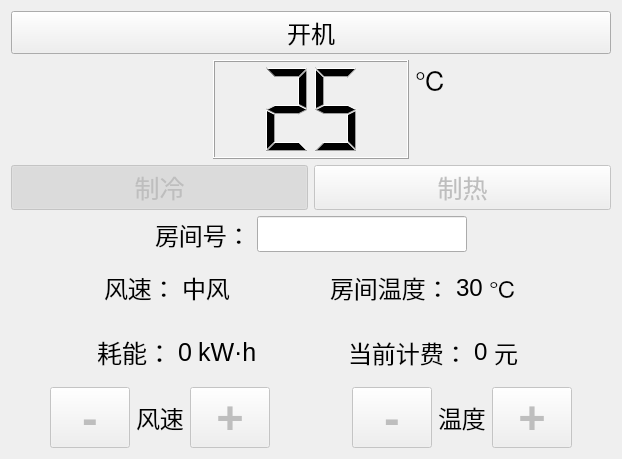
<?xml version="1.0" encoding="UTF-8"?>
<ui version="4.0">
 <class>Form</class>
 <widget class="QWidget" name="Form">
  <property name="geometry">
   <rect>
    <x>0</x>
    <y>0</y>
    <width>622</width>
    <height>459</height>
   </rect>
  </property>
  <property name="windowTitle">
   <string>从控机</string>
  </property>
  <layout class="QVBoxLayout" name="verticalLayout">
   <item>
    <layout class="QHBoxLayout" name="horizontalLayout_12">
     <property name="spacing">
      <number>6</number>
     </property>
     <property name="leftMargin">
      <number>0</number>
     </property>
     <property name="topMargin">
      <number>0</number>
     </property>
     <item>
      <widget class="QPushButton" name="btClose">
       <property name="baseSize">
        <size>
         <width>0</width>
         <height>0</height>
        </size>
       </property>
       <property name="font">
        <font>
         <pointsize>18</pointsize>
        </font>
       </property>
       <property name="text">
        <string>开机</string>
       </property>
      </widget>
     </item>
    </layout>
   </item>
   <item>
    <layout class="QGridLayout" name="gridLayout">
     <item row="0" column="2">
      <widget class="QLabel" name="label">
       <property name="font">
        <font>
         <pointsize>20</pointsize>
        </font>
       </property>
       <property name="text">
        <string>℃</string>
       </property>
      </widget>
     </item>
     <item row="0" column="1" rowspan="5">
      <widget class="QLCDNumber" name="lcd_setTemp">
       <property name="font">
        <font>
         <underline>false</underline>
        </font>
       </property>
       <property name="frameShape">
        <enum>QFrame::Box</enum>
       </property>
       <property name="frameShadow">
        <enum>QFrame::Raised</enum>
       </property>
       <property name="lineWidth">
        <number>1</number>
       </property>
       <property name="midLineWidth">
        <number>0</number>
       </property>
       <property name="smallDecimalPoint">
        <bool>false</bool>
       </property>
       <property name="digitCount">
        <number>2</number>
       </property>
       <property name="mode">
        <enum>QLCDNumber::Dec</enum>
       </property>
       <property name="segmentStyle">
        <enum>QLCDNumber::Filled</enum>
       </property>
       <property name="value" stdset="0">
        <double>25.000000000000000</double>
       </property>
       <property name="intValue" stdset="0">
        <number>25</number>
       </property>
      </widget>
     </item>
     <item row="1" column="2" rowspan="2">
      <widget class="QLabel" name="label_8">
       <property name="text">
        <string/>
       </property>
      </widget>
     </item>
     <item row="0" column="0" rowspan="3">
      <widget class="QLabel" name="label_18">
       <property name="text">
        <string/>
       </property>
      </widget>
     </item>
     <item row="3" column="0">
      <widget class="QLabel" name="label_10">
       <property name="text">
        <string/>
       </property>
      </widget>
     </item>
     <item row="4" column="0">
      <widget class="QLabel" name="label_12">
       <property name="text">
        <string/>
       </property>
      </widget>
     </item>
    </layout>
   </item>
   <item>
    <layout class="QHBoxLayout" name="horizontalLayout_8">
     <item>
      <widget class="QPushButton" name="btCold">
       <property name="enabled">
        <bool>false</bool>
       </property>
       <property name="font">
        <font>
         <pointsize>19</pointsize>
        </font>
       </property>
       <property name="text">
        <string>制冷</string>
       </property>
       <property name="checkable">
        <bool>true</bool>
       </property>
       <property name="checked">
        <bool>true</bool>
       </property>
       <property name="autoExclusive">
        <bool>true</bool>
       </property>
      </widget>
     </item>
     <item>
      <widget class="QPushButton" name="btWarm">
       <property name="enabled">
        <bool>false</bool>
       </property>
       <property name="font">
        <font>
         <pointsize>19</pointsize>
        </font>
       </property>
       <property name="text">
        <string>制热</string>
       </property>
       <property name="checkable">
        <bool>true</bool>
       </property>
       <property name="autoExclusive">
        <bool>true</bool>
       </property>
      </widget>
     </item>
    </layout>
   </item>
   <item>
    <layout class="QHBoxLayout" name="horizontalLayout_3">
     <item>
      <spacer name="horizontalSpacer_5">
       <property name="orientation">
        <enum>Qt::Horizontal</enum>
       </property>
       <property name="sizeHint" stdset="0">
        <size>
         <width>40</width>
         <height>20</height>
        </size>
       </property>
      </spacer>
     </item>
     <item>
      <widget class="QLabel" name="label_9">
       <property name="font">
        <font>
         <pointsize>18</pointsize>
        </font>
       </property>
       <property name="text">
        <string>房间号：</string>
       </property>
      </widget>
     </item>
     <item>
      <widget class="QLineEdit" name="leRoomId">
       <property name="font">
        <font>
         <pointsize>18</pointsize>
        </font>
       </property>
      </widget>
     </item>
     <item>
      <spacer name="horizontalSpacer_11">
       <property name="orientation">
        <enum>Qt::Horizontal</enum>
       </property>
       <property name="sizeHint" stdset="0">
        <size>
         <width>40</width>
         <height>20</height>
        </size>
       </property>
      </spacer>
     </item>
    </layout>
   </item>
   <item>
    <layout class="QHBoxLayout" name="horizontalLayout_9">
     <property name="spacing">
      <number>6</number>
     </property>
     <item>
      <spacer name="horizontalSpacer_4">
       <property name="orientation">
        <enum>Qt::Horizontal</enum>
       </property>
       <property name="sizeHint" stdset="0">
        <size>
         <width>40</width>
         <height>20</height>
        </size>
       </property>
      </spacer>
     </item>
     <item>
      <layout class="QHBoxLayout" name="horizontalLayout">
       <item>
        <widget class="QLabel" name="label_7">
         <property name="font">
          <font>
           <pointsize>18</pointsize>
          </font>
         </property>
         <property name="text">
          <string>风速：</string>
         </property>
         <property name="margin">
          <number>1</number>
         </property>
        </widget>
       </item>
       <item>
        <widget class="QLabel" name="label_windSpeed">
         <property name="font">
          <font>
           <pointsize>18</pointsize>
          </font>
         </property>
         <property name="text">
          <string>中风</string>
         </property>
         <property name="margin">
          <number>18</number>
         </property>
        </widget>
       </item>
      </layout>
     </item>
     <item>
      <spacer name="horizontalSpacer_2">
       <property name="orientation">
        <enum>Qt::Horizontal</enum>
       </property>
       <property name="sizeHint" stdset="0">
        <size>
         <width>40</width>
         <height>20</height>
        </size>
       </property>
      </spacer>
     </item>
     <item>
      <layout class="QHBoxLayout" name="horizontalLayout_2">
       <item>
        <widget class="QLabel" name="label_4">
         <property name="font">
          <font>
           <pointsize>18</pointsize>
          </font>
         </property>
         <property name="text">
          <string>房间温度：</string>
         </property>
        </widget>
       </item>
       <item>
        <widget class="QLabel" name="label_roomTemp">
         <property name="font">
          <font>
           <pointsize>18</pointsize>
          </font>
         </property>
         <property name="text">
          <string>30</string>
         </property>
        </widget>
       </item>
       <item>
        <widget class="QLabel" name="label_6">
         <property name="font">
          <font>
           <pointsize>18</pointsize>
          </font>
         </property>
         <property name="text">
          <string>℃</string>
         </property>
        </widget>
       </item>
      </layout>
     </item>
     <item>
      <spacer name="horizontalSpacer_6">
       <property name="orientation">
        <enum>Qt::Horizontal</enum>
       </property>
       <property name="sizeHint" stdset="0">
        <size>
         <width>40</width>
         <height>20</height>
        </size>
       </property>
      </spacer>
     </item>
    </layout>
   </item>
   <item>
    <layout class="QHBoxLayout" name="horizontalLayout_10">
     <item>
      <spacer name="horizontalSpacer_7">
       <property name="orientation">
        <enum>Qt::Horizontal</enum>
       </property>
       <property name="sizeHint" stdset="0">
        <size>
         <width>40</width>
         <height>20</height>
        </size>
       </property>
      </spacer>
     </item>
     <item>
      <layout class="QHBoxLayout" name="horizontalLayout_7">
       <item>
        <widget class="QLabel" name="label_14">
         <property name="font">
          <font>
           <pointsize>19</pointsize>
          </font>
         </property>
         <property name="text">
          <string>耗能：</string>
         </property>
        </widget>
       </item>
       <item>
        <widget class="QLabel" name="label_energy">
         <property name="font">
          <font>
           <pointsize>19</pointsize>
          </font>
         </property>
         <property name="text">
          <string>0</string>
         </property>
        </widget>
       </item>
       <item>
        <widget class="QLabel" name="label_16">
         <property name="font">
          <font>
           <pointsize>19</pointsize>
          </font>
         </property>
         <property name="text">
          <string>kW·h</string>
         </property>
        </widget>
       </item>
      </layout>
     </item>
     <item>
      <spacer name="horizontalSpacer_3">
       <property name="orientation">
        <enum>Qt::Horizontal</enum>
       </property>
       <property name="sizeHint" stdset="0">
        <size>
         <width>40</width>
         <height>20</height>
        </size>
       </property>
      </spacer>
     </item>
     <item>
      <layout class="QHBoxLayout" name="horizontalLayout_4">
       <item>
        <widget class="QLabel" name="label_11">
         <property name="font">
          <font>
           <pointsize>18</pointsize>
          </font>
         </property>
         <property name="text">
          <string>当前计费：</string>
         </property>
        </widget>
       </item>
       <item>
        <widget class="QLabel" name="label_money">
         <property name="font">
          <font>
           <pointsize>18</pointsize>
          </font>
         </property>
         <property name="text">
          <string>0</string>
         </property>
        </widget>
       </item>
       <item>
        <widget class="QLabel" name="label_13">
         <property name="font">
          <font>
           <pointsize>18</pointsize>
          </font>
         </property>
         <property name="text">
          <string>元 </string>
         </property>
        </widget>
       </item>
      </layout>
     </item>
     <item>
      <spacer name="horizontalSpacer_8">
       <property name="orientation">
        <enum>Qt::Horizontal</enum>
       </property>
       <property name="sizeHint" stdset="0">
        <size>
         <width>40</width>
         <height>20</height>
        </size>
       </property>
      </spacer>
     </item>
    </layout>
   </item>
   <item>
    <layout class="QHBoxLayout" name="horizontalLayout_11">
     <item>
      <spacer name="horizontalSpacer_9">
       <property name="orientation">
        <enum>Qt::Horizontal</enum>
       </property>
       <property name="sizeHint" stdset="0">
        <size>
         <width>40</width>
         <height>20</height>
        </size>
       </property>
      </spacer>
     </item>
     <item>
      <layout class="QHBoxLayout" name="horizontalLayout_5">
       <item>
        <widget class="QPushButton" name="btWindSpeedDown">
         <property name="enabled">
          <bool>false</bool>
         </property>
         <property name="font">
          <font>
           <pointsize>35</pointsize>
           <weight>75</weight>
           <bold>true</bold>
          </font>
         </property>
         <property name="text">
          <string>-</string>
         </property>
        </widget>
       </item>
       <item>
        <widget class="QLabel" name="label_2">
         <property name="font">
          <font>
           <pointsize>18</pointsize>
          </font>
         </property>
         <property name="text">
          <string>风速</string>
         </property>
        </widget>
       </item>
       <item>
        <widget class="QPushButton" name="btWindSpeedUp">
         <property name="enabled">
          <bool>false</bool>
         </property>
         <property name="font">
          <font>
           <pointsize>35</pointsize>
           <weight>75</weight>
           <bold>true</bold>
          </font>
         </property>
         <property name="text">
          <string>+</string>
         </property>
        </widget>
       </item>
      </layout>
     </item>
     <item>
      <spacer name="horizontalSpacer">
       <property name="orientation">
        <enum>Qt::Horizontal</enum>
       </property>
       <property name="sizeHint" stdset="0">
        <size>
         <width>78</width>
         <height>20</height>
        </size>
       </property>
      </spacer>
     </item>
     <item>
      <layout class="QHBoxLayout" name="horizontalLayout_6">
       <item>
        <widget class="QPushButton" name="btSetTempDown">
         <property name="enabled">
          <bool>false</bool>
         </property>
         <property name="font">
          <font>
           <pointsize>35</pointsize>
           <weight>75</weight>
           <bold>true</bold>
          </font>
         </property>
         <property name="text">
          <string>-</string>
         </property>
        </widget>
       </item>
       <item>
        <widget class="QLabel" name="label_3">
         <property name="font">
          <font>
           <pointsize>18</pointsize>
          </font>
         </property>
         <property name="text">
          <string>温度</string>
         </property>
        </widget>
       </item>
       <item>
        <widget class="QPushButton" name="btSetTempUp">
         <property name="enabled">
          <bool>false</bool>
         </property>
         <property name="font">
          <font>
           <pointsize>35</pointsize>
           <weight>75</weight>
           <bold>true</bold>
          </font>
         </property>
         <property name="text">
          <string>+</string>
         </property>
         <property name="checkable">
          <bool>false</bool>
         </property>
         <property name="checked">
          <bool>false</bool>
         </property>
         <property name="autoDefault">
          <bool>false</bool>
         </property>
         <property name="default">
          <bool>false</bool>
         </property>
         <property name="flat">
          <bool>false</bool>
         </property>
        </widget>
       </item>
      </layout>
     </item>
     <item>
      <spacer name="horizontalSpacer_10">
       <property name="orientation">
        <enum>Qt::Horizontal</enum>
       </property>
       <property name="sizeHint" stdset="0">
        <size>
         <width>40</width>
         <height>20</height>
        </size>
       </property>
      </spacer>
     </item>
    </layout>
   </item>
  </layout>
 </widget>
 <resources/>
 <connections/>
</ui>
